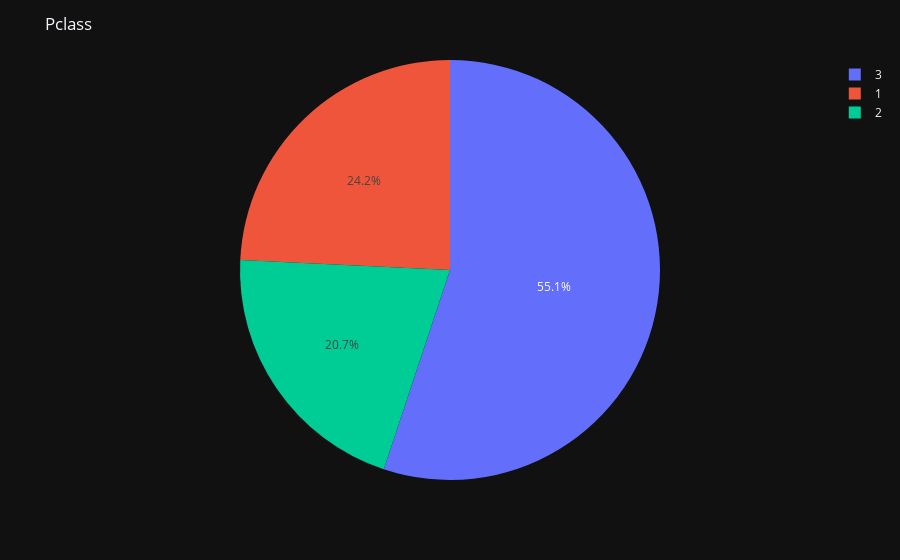

The code cell stored with this chart in its notebook:
### Code cell
fig=px.pie(df,
    names=["3","1","2"],
    values=Pclass.values,
    color=["blue","white","brown"]
)

fig.update_layout(
    title="Pclass",
    template="plotly_dark"
)

fig.show()

### Figure 1 — Plotly figure (JSON) as saved in the notebook; plotly's stock layout.template omitted (floating-point values rounded to 4 significant figures)
{"data": [{"customdata": [["blue"], ["white"], ["brown"]], "domain": {"x": [0, 1], "y": [0, 1]}, "hovertemplate": "label=%{label}<br>value=%{value}<br>color=%{customdata[0]}<extra></extra>", "labels": ["3", "1", "2"], "legendgroup": "", "marker": {"colors": ["#636efa", "#EF553B", "#00cc96"]}, "name": "", "showlegend": true, "type": "pie", "values": [491, 216, 184]}], "layout": {"legend": {"tracegroupgap": 0}, "margin": {"t": 60}, "title": {"text": "Pclass"}}}
